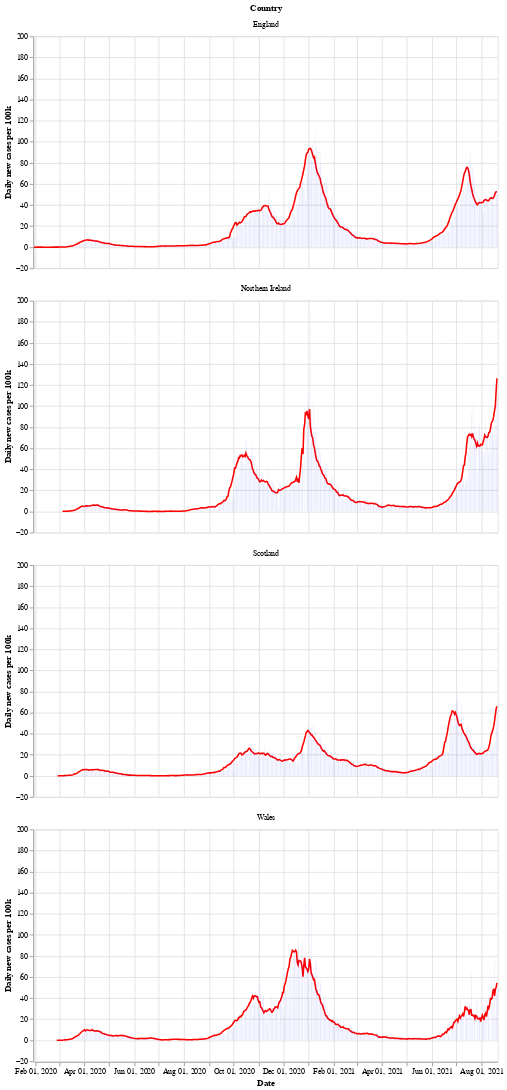

Notebook code cell kept with this figure:
### Markdown cell above
Next is a bar chart of the number of new cases in each country (per 100k population), with the 7 day moving average of cases. Again we see that Wales saw a longer period of raising and falling cases compared to the other countries.

After a period of cases falling, each nation is now seeing a rise in the number of cases - especially in Wales.

### Code cell
# collapse
bars = alt.Chart(uk_cases).mark_bar().encode(
    x=alt.X("yearmonthdate(date):T", axis=alt.Axis(title='Date')),
    y=alt.Y("newCasesRate:Q", axis=alt.Axis(title='Daily new cases per 100k')),
    tooltip='newCasesRate',
    color=alt.condition(
        alt.datum.dailyChange > 0,
        alt.value("orange"),  # The positive color
        alt.value("blue")  # The negative color
    )
).properties(title='New cases per 100k population with rolling 7 day average', width=600).interactive()
line = alt.Chart(uk_cases).mark_line(
    color='red',
    size=2,
).transform_window(
    rolling_mean='mean(newCasesRate)',
    frame=[0, 7],
    groupby=['areaName']
).encode(
    x='yearmonthdate(date):T',
    y='rolling_mean:Q'
)
alt.layer(line, bars, data=uk_cases).facet(alt.Row('areaName', title='Country'), columns=1)

### Figure 1 — Vega-Lite specification as saved in the notebook (floating-point values rounded to 4 significant figures; data arrays with more than 128 entries replaced by an {"elided": "..."} marker saying what was removed)
{"config": {"view": {"continuousWidth": 400, "continuousHeight": 300}}, "data": {"name": "data-fb599f2b23bb3428a2653f116ffa4e11"}, "facet": {"type": "nominal", "field": "areaName", "title": "Country"}, "spec": {"layer": [{"mark": {"type": "line", "color": "red", "size": 2}, "encoding": {"x": {"type": "temporal", "field": "date", "timeUnit": "yearmonthdate"}, "y": {"type": "quantitative", "field": "rolling_mean"}}, "transform": [{"window": [{"op": "mean", "field": "newCasesRate", "as": "rolling_mean"}], "frame": [0, 7], "groupby": ["areaName"]}]}, {"mark": "bar", "encoding": {"color": {"condition": {"value": "orange", "test": "(datum.dailyChange > 0)"}, "value": "blue"}, "tooltip": {"type": "quantitative", "field": "newCasesRate"}, "x": {"type": "temporal", "axis": {"title": "Date"}, "field": "date", "timeUnit": "yearmonthdate"}, "y": {"type": "quantitative", "axis": {"title": "Daily new cases per 100k"}, "field": "newCasesRate"}}, "selection": {"selector002": {"type": "interval", "bind": "scales", "encodings": ["x", "y"]}}, "title": "New cases per 100k population with rolling 7 day average", "width": 600}]}, "columns": 1, "$schema": "https://vega.github.io/schema/vega-lite/v4.8.1.json", "datasets": {"data-fb599f2b23bb3428a2653f116ffa4e11": {"elided": "2184 records"}}}
